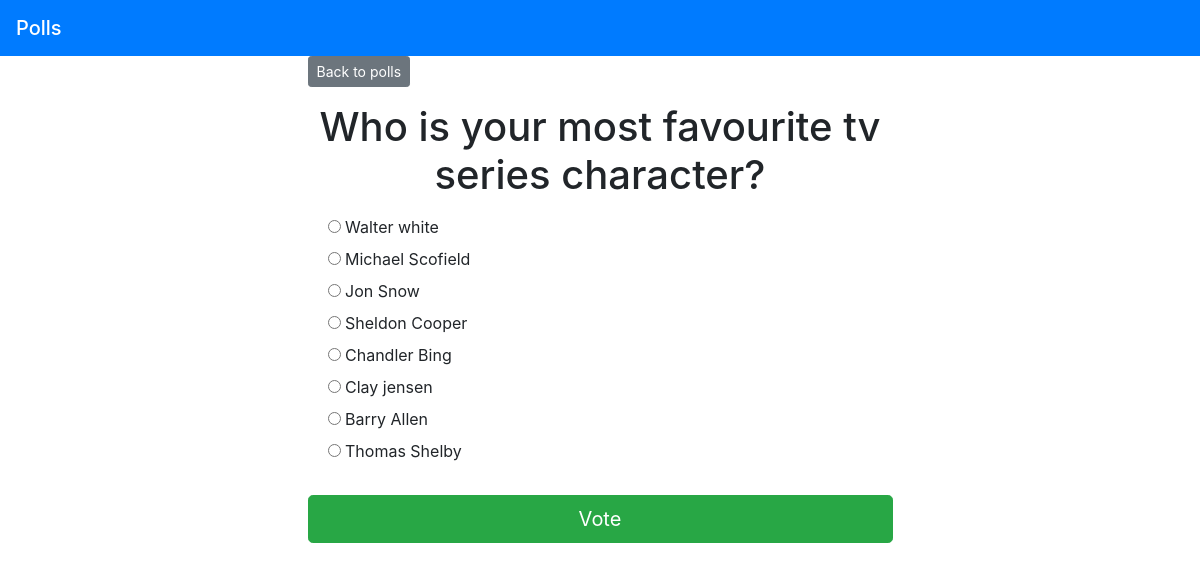
Page /polls/3/ on the committed database.
### polls/models.py (models this page shows, shortened)
class Questions(models.Model):
    ques_text=models.CharField(max_length=200)
    pub_date=models.DateTimeField('Date published')

class Choice(models.Model):
    question=models.ForeignKey(Questions,on_delete=models.CASCADE)
    choice_text=models.CharField(max_length=200)
    votes=models.IntegerField(default=0)

### polls/views.py (the view)
# urls.py: path('<int:ques_id>/',views.detail,name='detail'),
def detail(request,ques_id):
    try:
        question=Questions.objects.get(pk=ques_id)
    except Questions.DoesNotExist:
        raise Http404("Question does not exit")
    return render(request,'Polls/detail.html',{'question':question})

### templates/Polls/detail.html (shortened to what this page needs)
{% extends 'Base.html' %}
{% block content %}
<a class="btn btn-secondary btn-sm mb-3" href="{% url 'polls:index' %}" >
    Back to polls
</a>
<h1 class="text-center mb-3">{{ question.ques_text }}</h1>
<form action="{% url 'polls:vote' question.id %}" method="post">
    {% for choice in question.choice_set.all %}
        <div class="form-check">
            <input
                type="radio"
                name="choice"
                class="form-check_input"
                id="choice{{ forloop.counter }}"
                value="{{ choice.id }}"
            />
            <label for="choice{{ forloop.counter }}">{{ choice.choice_text }}</label>
        </div>
    {% endfor %}
    <input type="submit" value="Vote" class="btn btn-success
    btn-lg btn-block mt-4" />
</form>
{% endblock %}

### rows in the picture
Questions: ques_text "Who is your most favourite tv series character?"
Choice: choice_text "Walter white"
Choice: choice_text "Michael Scofield"
Choice: choice_text "Jon Snow"
Choice: choice_text "Sheldon Cooper"
Choice: choice_text "Chandler Bing"
Choice: choice_text "Clay jensen"
Choice: choice_text "Barry Allen"
Choice: choice_text "Thomas Shelby"
